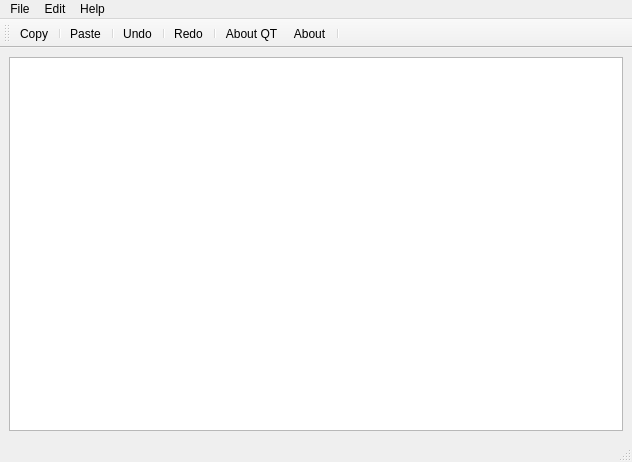
<?xml version="1.0" encoding="UTF-8"?>
<ui version="4.0">
 <class>MainWindow</class>
 <widget class="QMainWindow" name="MainWindow">
  <property name="geometry">
   <rect>
    <x>0</x>
    <y>0</y>
    <width>632</width>
    <height>462</height>
   </rect>
  </property>
  <property name="windowTitle">
   <string>MainWindow</string>
  </property>
  <widget class="QWidget" name="centralwidget">
   <layout class="QVBoxLayout" name="verticalLayout">
    <item>
     <widget class="QTextEdit" name="textEdit"/>
    </item>
   </layout>
  </widget>
  <widget class="QMenuBar" name="menubar">
   <property name="geometry">
    <rect>
     <x>0</x>
     <y>0</y>
     <width>632</width>
     <height>21</height>
    </rect>
   </property>
   <widget class="QMenu" name="menuFile">
    <property name="title">
     <string>File</string>
    </property>
    <addaction name="actionQuit"/>
   </widget>
   <widget class="QMenu" name="menuEdit">
    <property name="title">
     <string>Edit</string>
    </property>
    <addaction name="actionCopy"/>
    <addaction name="actionCut"/>
    <addaction name="actionPaste"/>
    <addaction name="actionUndo"/>
    <addaction name="actionRedo"/>
   </widget>
   <widget class="QMenu" name="menuHel_p">
    <property name="title">
     <string>Help</string>
    </property>
    <addaction name="actionAbout"/>
    <addaction name="actionAbout_QT"/>
   </widget>
   <addaction name="menuFile"/>
   <addaction name="menuEdit"/>
   <addaction name="menuHel_p"/>
  </widget>
  <widget class="QStatusBar" name="statusbar"/>
  <widget class="QToolBar" name="toolBar">
   <property name="windowTitle">
    <string>toolBar</string>
   </property>
   <attribute name="toolBarArea">
    <enum>TopToolBarArea</enum>
   </attribute>
   <attribute name="toolBarBreak">
    <bool>false</bool>
   </attribute>
   <addaction name="actionCopy"/>
   <addaction name="separator"/>
   <addaction name="actionPaste"/>
   <addaction name="separator"/>
   <addaction name="actionUndo"/>
   <addaction name="separator"/>
   <addaction name="actionRedo"/>
   <addaction name="separator"/>
   <addaction name="actionAbout_QT"/>
   <addaction name="actionAbout"/>
   <addaction name="separator"/>
  </widget>
  <action name="actionQuit">
   <property name="icon">
    <iconset resource="Resource.qrc">
     <normaloff>:/images/quitIcon.png</normaloff>:/images/quitIcon.png</iconset>
   </property>
   <property name="text">
    <string>Quit</string>
   </property>
  </action>
  <action name="actionCopy">
   <property name="icon">
    <iconset resource="Resource.qrc">
     <normaloff>:/images/copyIcon.png</normaloff>:/images/copyIcon.png</iconset>
   </property>
   <property name="text">
    <string>Copy</string>
   </property>
  </action>
  <action name="actionCut">
   <property name="icon">
    <iconset resource="Resource.qrc">
     <normaloff>:/images/cutIcon.png</normaloff>:/images/cutIcon.png</iconset>
   </property>
   <property name="text">
    <string>Cut</string>
   </property>
  </action>
  <action name="actionPaste">
   <property name="icon">
    <iconset resource="Resource.qrc">
     <normaloff>:/images/pasteIcon.png</normaloff>:/images/pasteIcon.png</iconset>
   </property>
   <property name="text">
    <string>Paste</string>
   </property>
  </action>
  <action name="actionUndo">
   <property name="icon">
    <iconset resource="Resource.qrc">
     <normaloff>:/images/undoIcon.png</normaloff>:/images/undoIcon.png</iconset>
   </property>
   <property name="text">
    <string>Undo</string>
   </property>
  </action>
  <action name="actionRedo">
   <property name="icon">
    <iconset resource="Resource.qrc">
     <normaloff>:/images/redoIcon.png</normaloff>:/images/redoIcon.png</iconset>
   </property>
   <property name="text">
    <string>Redo</string>
   </property>
  </action>
  <action name="actionAbout">
   <property name="icon">
    <iconset resource="Resource.qrc">
     <normaloff>:/images/aboutIcon.png</normaloff>:/images/aboutIcon.png</iconset>
   </property>
   <property name="text">
    <string>About</string>
   </property>
  </action>
  <action name="actionAbout_QT">
   <property name="icon">
    <iconset resource="Resource.qrc">
     <normaloff>:/images/aboutQtIcon.png</normaloff>:/images/aboutQtIcon.png</iconset>
   </property>
   <property name="text">
    <string>About QT</string>
   </property>
  </action>
 </widget>
 <resources>
  <include location="Resource.qrc"/>
 </resources>
 <connections/>
</ui>
